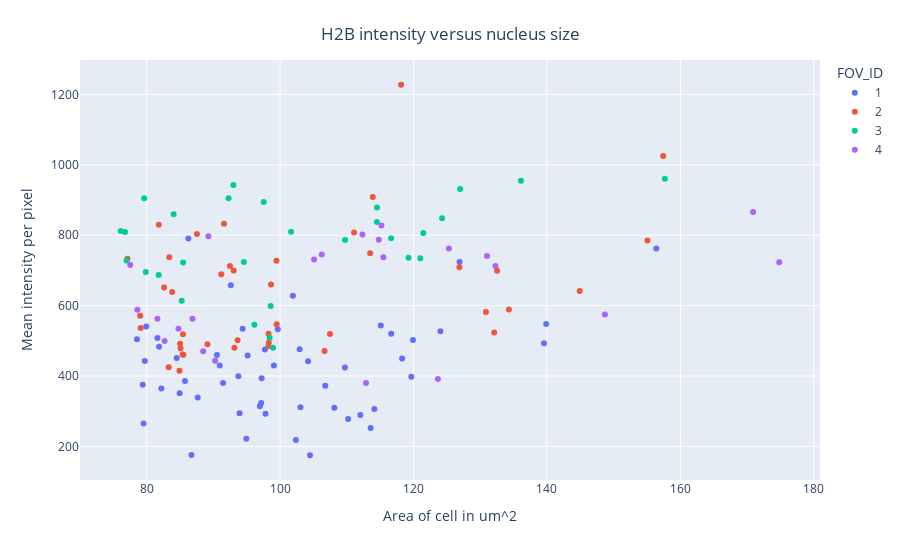

Write notebook code for a chart like this one.
### Markdown cell above
Area versus intensity per probe.

### Code cell
fig = px.scatter(data_frame=filtered_intensity_df,
                 x='Area_um2',
                 y=[probe1_name],
                 color='FOV_ID',
                 hover_data=['FOV_ID','Cell_ID'])
fig.update_layout(
    yaxis_title='Mean intensity per pixel',
    xaxis_title='Area of cell in um^2',
    title=dict(
        text=probe1_name+' intensity versus nucleus size',
        x=0.5,
        y=0.95,
        xanchor="center",
        yanchor="top",
        ),
)
pio.write_image(fig, root_path+output_path+'area_vs_intensity '+probe1_name+'.png',format='png')
fig.show()

### Figure 1 — Plotly figure (JSON) as saved in the notebook; plotly's stock layout.template omitted (floating-point values rounded to 4 significant figures)
{"data": [{"customdata": [["1", "1"], ["1", "2"], ["1", "3"], ["1", "4"], ["1", "5"], ["1", "6"], ["1", "7"], ["1", "8"], ["1", "10"], ["1", "11"], ["1", "13"], ["1", "14"], ["1", "15"], ["1", "16"], ["1", "18"], ["1", "19"], ["1", "20"], ["1", "21"], ["1", "22"], ["1", "23"], ["1", "25"], ["1", "26"], ["1", "27"], ["1", "28"], ["1", "29"], ["1", "31"], ["1", "33"], ["1", "34"], ["1", "35"], ["1", "36"], ["1", "37"], ["1", "38"], ["1", "39"], ["1", "40"], ["1", "41"], ["1", "42"], ["1", "43"], ["1", "44"], ["1", "45"], ["1", "46"], ["1", "47"], ["1", "49"], ["1", "50"], ["1", "51"], ["1", "52"], ["1", "54"], ["1", "56"], ["1", "57"], ["1", "58"], ["1", "59"], ["1", "62"], ["1", "63"], ["1", "65"]], "hovertemplate": "FOV_ID=%{customdata[0]}<br>Area_um2=%{x}<br>value=%{y}<br>Cell_ID=%{customdata[1]}<extra></extra>", "legendgroup": "1", "marker": {"color": "#636efa", "symbol": "circle"}, "mode": "markers", "name": "1", "orientation": "v", "showlegend": true, "type": "scatter", "x": [102.4, 85.74, 97.23, 118.3, 79.53, 156.4, 94.93, 108.1, 92.61, 82.2, 119.7, 103.0, 99.66, 104.5, 95.13, 87.65, 79.41, 78.54, 119.9, 81.61, 97.16, 97.82, 84.94, 104.2, 106.8, 81.85, 79.93, 139.9, 93.92, 86.25, 96.97, 109.7, 86.71, 115.1, 101.9, 124.0, 139.6, 94.38, 113.6, 84.5, 114.1, 90.53, 116.7, 79.72, 91.45, 90.95, 102.9, 126.9, 99.07, 112.0, 97.72, 93.74, 110.2], "xaxis": "x", "y": [218.4, 386.0, 393.4, 450.0, 264.9, 762.3, 221.7, 309.6, 657.7, 364.5, 397.8, 311.4, 532.7, 174.9, 458.1, 338.9, 375.0, 504.1, 502.7, 508.2, 323.2, 292.8, 350.8, 442.2, 372.2, 483.3, 540.5, 547.4, 294.0, 790.6, 313.8, 424.0, 175.6, 543.5, 628.1, 527.0, 493.2, 534.1, 252.4, 451.2, 306.5, 459.5, 520.0, 442.7, 380.2, 429.7, 476.3, 723.6, 429.7, 288.9, 475.0, 399.3, 278.1], "yaxis": "y"}, {"customdata": [["2", "1"], ["2", "2"], ["2", "3"], ["2", "4"], ["2", "5"], ["2", "6"], ["2", "8"], ["2", "9"], ["2", "11"], ["2", "12"], ["2", "13"], ["2", "14"], ["2", "15"], ["2", "16"], ["2", "17"], ["2", "18"], ["2", "19"], ["2", "20"], ["2", "21"], ["2", "22"], ["2", "23"], ["2", "24"], ["2", "25"], ["2", "26"], ["2", "28"], ["2", "30"], ["2", "31"], ["2", "32"], ["2", "33"], ["2", "34"], ["2", "35"], ["2", "36"], ["2", "37"], ["2", "38"], ["2", "39"], ["2", "40"], ["2", "41"], ["2", "42"], ["2", "45"], ["2", "46"], ["2", "47"], ["2", "48"]], "hovertemplate": "FOV_ID=%{customdata[0]}<br>Area_um2=%{x}<br>value=%{y}<br>Cell_ID=%{customdata[1]}<extra></extra>", "legendgroup": "2", "marker": {"color": "#EF553B", "symbol": "circle"}, "mode": "markers", "name": "2", "orientation": "v", "showlegend": true, "type": "scatter", "x": [98.31, 106.7, 89.11, 82.61, 107.5, 79.03, 144.9, 91.18, 83.31, 98.26, 99.45, 84.91, 83.39, 113.9, 130.9, 85.39, 132.1, 79.09, 85.43, 134.3, 111.1, 93.03, 132.5, 85.07, 93.15, 155.1, 87.53, 99.48, 77.11, 98.26, 98.64, 85.01, 83.82, 85.51, 126.9, 92.48, 157.4, 113.5, 118.1, 93.63, 91.59, 81.82], "xaxis": "x", "y": [495.1, 471.0, 490.2, 651.6, 519.4, 570.9, 641.5, 689.3, 425.0, 519.8, 727.2, 414.7, 737.3, 908.3, 581.7, 460.8, 523.7, 536.3, 518.7, 588.9, 807.7, 699.5, 698.7, 478.6, 480.4, 785.3, 803.1, 546.7, 732.8, 485.4, 660.3, 491.3, 638.6, 460.4, 709.1, 712.5, 1025.0, 748.9, 1227.0, 501.4, 832.5, 830.0], "yaxis": "y"}, {"customdata": [["3", "1"], ["3", "2"], ["3", "3"], ["3", "4"], ["3", "5"], ["3", "6"], ["3", "7"], ["3", "8"], ["3", "9"], ["3", "10"], ["3", "11"], ["3", "12"], ["3", "13"], ["3", "16"], ["3", "17"], ["3", "19"], ["3", "20"], ["3", "21"], ["3", "22"], ["3", "23"], ["3", "24"], ["3", "25"], ["3", "26"], ["3", "27"], ["3", "29"], ["3", "31"], ["3", "33"], ["3", "34"], ["3", "36"]], "hovertemplate": "FOV_ID=%{customdata[0]}<br>Area_um2=%{x}<br>value=%{y}<br>Cell_ID=%{customdata[1]}<extra></extra>", "legendgroup": "3", "marker": {"color": "#00cc96", "symbol": "circle"}, "mode": "markers", "name": "3", "orientation": "v", "showlegend": true, "type": "scatter", "x": [136.1, 98.43, 121.5, 79.86, 76.11, 85.25, 94.56, 121.0, 119.2, 157.7, 96.14, 127, 98.59, 92.99, 116.6, 124.3, 114.5, 98.94, 92.27, 85.45, 76.99, 79.62, 114.5, 76.76, 109.7, 101.6, 84.04, 81.8, 97.54], "xaxis": "x", "y": [954.8, 508.4, 806.4, 695.6, 811.8, 613.6, 723.7, 734.4, 736.2, 960.7, 545.7, 931.1, 598.9, 942.7, 791.2, 847.9, 878.8, 480.4, 904.9, 722.2, 728.3, 904.7, 837.7, 809.4, 786.5, 810.1, 859.8, 686.6, 894.5], "yaxis": "y"}, {"customdata": [["4", "1"], ["4", "3"], ["4", "4"], ["4", "5"], ["4", "7"], ["4", "9"], ["4", "10"], ["4", "15"], ["4", "16"], ["4", "18"], ["4", "19"], ["4", "20"], ["4", "21"], ["4", "22"], ["4", "23"], ["4", "24"], ["4", "25"], ["4", "27"], ["4", "28"], ["4", "30"], ["4", "31"], ["4", "32"], ["4", "33"]], "hovertemplate": "FOV_ID=%{customdata[0]}<br>Area_um2=%{x}<br>value=%{y}<br>Cell_ID=%{customdata[1]}<extra></extra>", "legendgroup": "4", "marker": {"color": "#ab63fa", "symbol": "circle"}, "mode": "markers", "name": "4", "orientation": "v", "showlegend": true, "type": "scatter", "x": [115.2, 125.3, 82.69, 89.25, 131.0, 81.61, 114.8, 148.7, 170.9, 112.3, 86.86, 106.2, 77.53, 123.7, 78.61, 84.76, 105.1, 115.5, 90.26, 132.3, 88.46, 112.9, 174.8], "xaxis": "x", "y": [827.4, 762.3, 499.3, 797.2, 740.6, 563.0, 786.9, 574.4, 865.9, 802.0, 562.7, 745.5, 715.4, 391.4, 588.1, 534.1, 731.0, 737.2, 443.2, 712.3, 470.1, 380.1, 723.1], "yaxis": "y"}], "layout": {"legend": {"title": {"text": "FOV_ID"}, "tracegroupgap": 0}, "margin": {"t": 60}, "title": {"text": "H2B intensity versus nucleus size", "x": 0.5, "xanchor": "center", "y": 0.95, "yanchor": "top"}, "xaxis": {"anchor": "y", "domain": [0, 1], "title": {"text": "Area of cell in um^2"}}, "yaxis": {"anchor": "x", "domain": [0, 1], "title": {"text": "Mean intensity per pixel"}}}}
